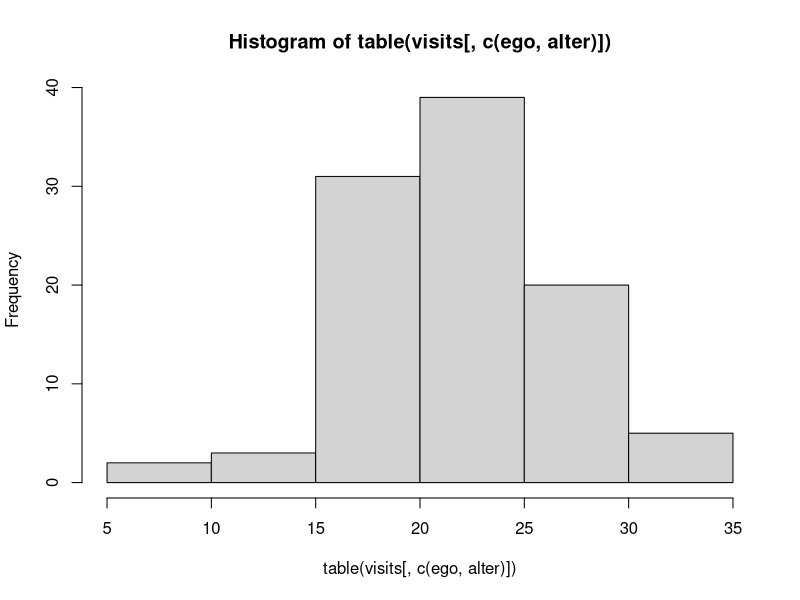

Reproduce this figure in R. (Note: this script raises an error after producing the figure.)
library(data.table)

set.seed(7778)
# This setup yields a mean degree of 25.09
N_desired       <- 10000
N_locations     <- ceiling(N_desired/100)
N_avg_locations <- .5

expected_deg <- function(n, m, v) {
  (n - 1) * (1 - (2*(1 - 1/m)^v - (1 - 1/m)^(2 * v)) ^ m)
} 

expected_deg(N_desired, N_locations, N_avg_locations)

toth <- fread("model-saltlake/data-raw/analysisData.txt")

# - `n`: total number of people in household
# - `a`: number who were antibody tested
# - `s`: number who responded to the survey but were not antibody tested
# - `aPP`: number who reported a prior positive test result and received a positive antibody test
# - `aPN`: number who reported a prior positive test result and received a negative antibody test
# - `aNP`: number who reported no prior positive test result and received a positive antibody test
# - `sP`: number who were surveyed, reported a prior positive test result, and did not receive an antibody test

setnames(
  toth,
  colnames(toth),
  c("household_size", "antibody_tested", "responded_but_not_tested", 
    "prior_pos_test_and_test_pos",
    "prior_pos_test_and_test_neg",
    "prior_neg_test_and_test_pos",
    "surveyed_prior_pos_test_and_not_tested",
    "freq"
    )
)

toth[, sum(household_size * freq)] # Total population

# Building the synthetic population --------------------------------------------
households <- toth[, sample(household_size, size = N_desired, replace = TRUE, prob = freq)]
households <- data.table(households, cum_size = cumsum(households))
households <- households[cum_size <= N_desired]
households[, household := 1L:.N]
households <- households[, .(household = rep(household, households))]
households[, id := (1L:.N) - 1]

# Adding the reminder
if (nrow(households) < N_desired)
  households <- rbind(
    households,
    data.table(
      household = max(households$household),
      id        = max(households$id) + 1L:(N_desired - nrow(households))
    ))

households <- merge(
  households[,.(household, ego = id)],
  households[,.(household, alter = id)], 
  allow.cartesian = TRUE
)[ego != alter]

households <- households[, .(ego = fifelse(ego < alter, ego, alter), alter = fifelse(ego < alter, alter, ego))]
households <- unique(households)

# Building ties between individuals --------------------------------------------
p_visit <- 1 - (1 - 1/N_locations)^N_avg_locations

# Sampling visits
visits <- which(matrix(
  runif(N_locations * N_desired) < p_visit, ncol = N_desired
), arr.ind = TRUE)

visits <- data.table(
  id  = visits[,1] - 1L,
  loc = visits[,2]
)

# Creating the bipartite graph  
visits <- merge(
  visits[, .(ego = id, loc)],
  visits[, .(alter = id, loc)],
  by = "loc", allow.cartesian = TRUE, all = TRUE
)[, loc:=NULL] |> unique()

# Retrieving the edgelist
visits <- visits[, .(ego = fifelse(ego > alter, alter, ego), alter = fifelse(ego > alter, ego, alter))]
visits <- unique(visits)[ego != alter,]

mean(table(visits[, c(ego, alter)])) # 22.2 as expected
hist(table(visits[, c(ego, alter)]))

saveRDS(
  list(households = households, outsize_contacts = visits),
  file = "model-saltlake/data/population.rds"
)

fwrite(
  unique(rbind(households, visits)),
  file = "model-saltlake/data/population.txt",
  sep = " ", col.names = FALSE
)
